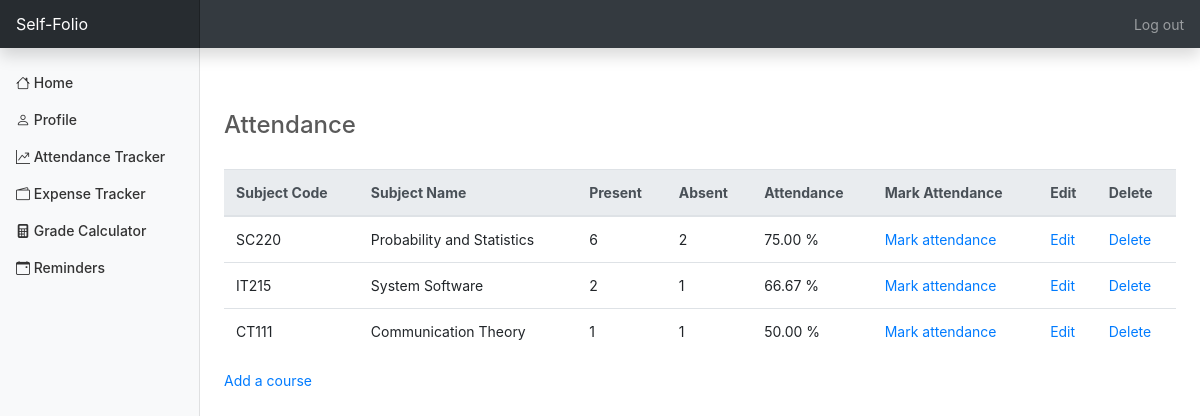
/attendance/ (signed in), run on the app's committed database.
### SelF/models.py (models this page shows, shortened)
class Attendance(models.Model):
    subject = models.CharField(max_length = 50)
    code = models.CharField(max_length=32)
    present = models.IntegerField()
    absent = models.IntegerField()
    attendance = models.FloatField(null=True)
    userProfile = models.ForeignKey(User, null=True, on_delete=models.SET_NULL)

### SelF/views.py (the view)
# urls.py: path('attendance/', views.attendance, name='attendance'),
@login_required(login_url='login_page')
def attendance(request):
    if request.method == 'GET':
        user_id = request.user.id
        courses = Attendance.objects.filter(userProfile=user_id)
        return render(request, 'attendance.html', {
            'courses': courses,
        })

### SelF/templatetags/get_id.py (called while the page is built)
@register.filter
def get_id(course):
    return course.id

### SelF/templates/attendance.html
{% extends 'base.html' %}
{% load get_id %}
{% block content %}
<br> <br> <br>
<h4>Attendance</h4>
<br>
{% if courses %}
<table class="table" id="table">
    <thead class="thead-light">
        <tr>
            <th>Subject Code</th>
            <th>Subject Name</th>
            <th>Present</th>
            <th>Absent</th>
            <th>Attendance</th>
            <th>Mark Attendance</th>
            <th>Edit</th>
            <th>Delete</th>
        </tr>
    </thead>
    <tbody>
        {% for course in courses %}
            <tr>
                <td>{{ course.code }}</td>
                <td>{{ course.subject }}</td>
                <td>{{ course.present }}</td>
                <td>{{ course.absent }}</td>
                <td>{{ course.attendance|floatformat:2 }} %</td>
                <td>
                    <a href="markAttendance/?id={{ course | get_id }}">Mark attendance</a>
                </td>
                <td><a href="editSub/?id={{ course.id }}">Edit</a></td>
                <td><a href="deleteSub/?id={{ course.id }}">Delete</a></td>
            </tr>
        {% endfor %}
    </tbody>
</table>
{% endif %}
<a href="addSub">Add a course</a>
{% endblock %}

### SelF/static/css/home.css (style rules this page uses)
body { color: #5a5a5a; }

### SelF/templates/base.html (style rules this page uses)
body { font-size: .875rem; margin-bottom: 50px; }

### data on the page
Attendance: code "SC220", subject "Probability and Statistics", present "6", absent "2", attendance "75.00"
Attendance: code "IT215", subject "System Software", present "2", absent "1", attendance "66.67"
Attendance: code "CT111", subject "Communication Theory", present "1", absent "1", attendance "50.00"
